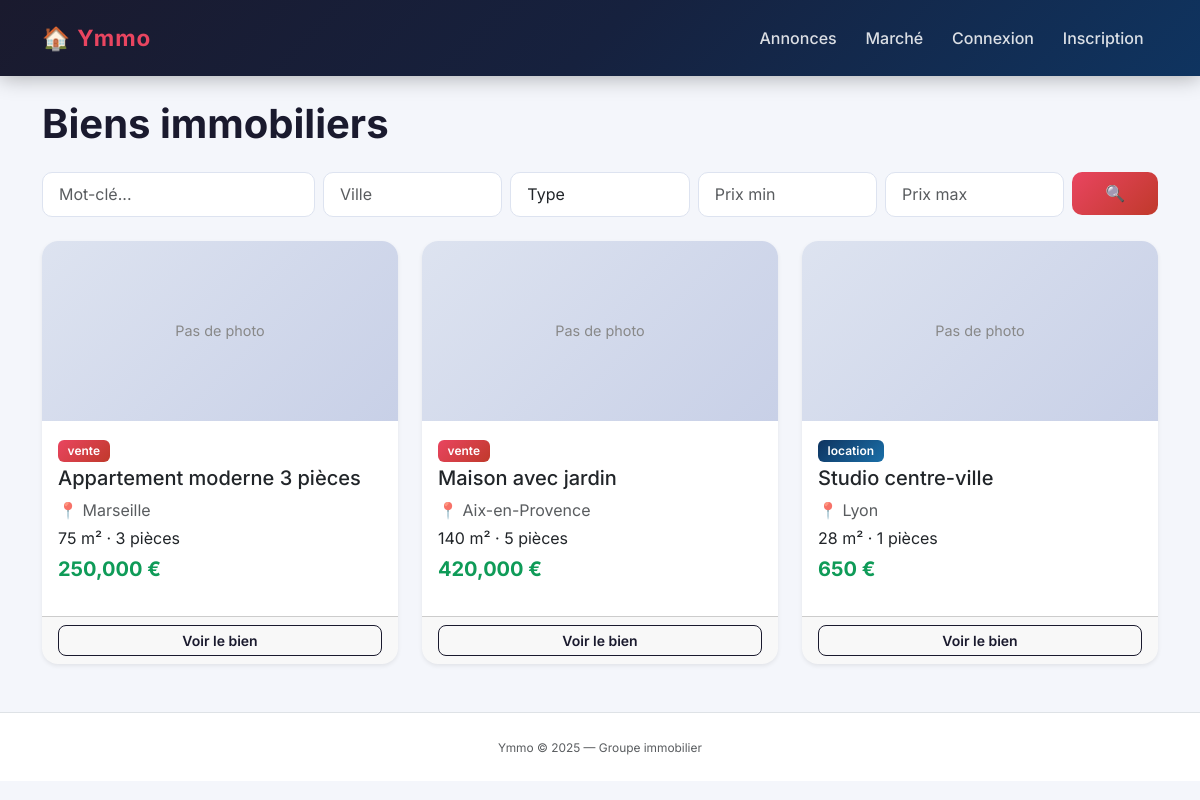
The page / on the database its author committed.
### models.py (models this page shows)
class Listing(db.Model):
    __tablename__ = 'listings'
    id = db.Column(db.Integer, primary_key=True)
    title = db.Column(db.String(200), nullable=False)
    type = db.Column(db.String(20))
    property_type = db.Column(db.String(30))
    status = db.Column(db.String(20), default='active')
    price = db.Column(db.Float, nullable=False)
    area_m2 = db.Column(db.Integer)
    rooms = db.Column(db.Integer)
    city = db.Column(db.String(100))
    address = db.Column(db.String(200))
    description = db.Column(db.Text)
    agency_id = db.Column(db.Integer, db.ForeignKey('agencies.id'))
    user_id = db.Column(db.Integer, db.ForeignKey('users.id'))
    created_at = db.Column(db.DateTime, default=datetime.utcnow)
    images = db.relationship('ListingImage', backref='listing', lazy=True, cascade='all, delete-orphan')
    contacts = db.relationship('Contact', backref='listing', lazy=True)

### routes/listings.py (the view)
@listings_bp.route('/')
def index():
    q = request.args.get('q', '')
    city = request.args.get('city', '')
    type_ = request.args.get('type', '')
    min_price = request.args.get('min_price', type=float)
    max_price = request.args.get('max_price', type=float)
    listings = Listing.query.filter_by(status='active')
    if q:
        listings = listings.filter(Listing.title.ilike(f'%{q}%'))
    if city:
        listings = listings.filter(Listing.city.ilike(f'%{city}%'))
    if type_:
        listings = listings.filter_by(type=type_)
    if min_price:
        listings = listings.filter(Listing.price >= min_price)
    if max_price:
        listings = listings.filter(Listing.price <= max_price)
    listings = listings.order_by(Listing.created_at.desc()).all()
    return render_template('index.html', listings=listings)

### templates/index.html (shortened to what this page needs)
{% extends 'base.html' %}
{% block content %}
<h1 class="mb-4">Biens immobiliers</h1>
<form class="row g-2 mb-4" method="get">
  <div class="col-md-3">
    <input class="form-control" name="q" placeholder="Mot-clé..." value="{{ request.args.get('q','') }}">
  </div>
  <div class="col-md-2">
    <input class="form-control" name="city" placeholder="Ville" value="{{ request.args.get('city','') }}">
  </div>
  <div class="col-md-2">
    <select class="form-select" name="type">
      <option value="">Type</option>
    </select>
  </div>
  <div class="col-md-2">
    <input class="form-control" name="min_price" type="number" placeholder="Prix min" value="{{ request.args.get('min_price','') }}">
  </div>
  <div class="col-md-2">
    <input class="form-control" name="max_price" type="number" placeholder="Prix max" value="{{ request.args.get('max_price','') }}">
  </div>
  <div class="col-md-1">
    <button class="btn btn-dark w-100">🔍</button>
  </div>
</form>
{% if listings %}
<div class="row row-cols-1 row-cols-md-3 g-4">
  {% for l in listings %}
  <div class="col">
    <div class="card h-100 shadow-sm">
      {% if l.images %}
        <img src="{{ l.images[0].url }}" class="card-img-top" style="height:180px;object-fit:cover" alt="">
      {% else %}
        <div class="bg-secondary text-white d-flex align-items-center justify-content-center" style="height:180px">Pas de photo</div>
      {% endif %}
      <div class="card-body">
        <span class="badge {% if l.type=='vente' %}bg-danger{% else %}bg-primary{% endif %} mb-1">{{ l.type }}</span>
        <h5 class="card-title">{{ l.title }}</h5>
        <p class="text-muted mb-1">📍 {{ l.city }}</p>
        <p class="mb-1">{{ l.area_m2 }} m² · {{ l.rooms }} pièces</p>
        <p class="fw-bold text-success fs-5">{{ "{:,.0f}".format(l.price) }} €</p>
      </div>
      <div class="card-footer">
        <a href="{{ url_for('listings.detail', id=l.id) }}" class="btn btn-outline-dark btn-sm w-100">Voir le bien</a>
      </div>
    </div>
  </div>
  {% endfor %}
</div>
{% else %}
  <p class="text-muted">Aucun bien trouvé.</p>
{% endif %}
{% endblock %}

### templates/base.html (shortened to what this page needs)
<!DOCTYPE html>
<html lang="fr">
<head>
  <link href="https://cdn.jsdelivr.net/npm/bootstrap@5.3.0/dist/css/bootstrap.min.css" rel="stylesheet">
  <link href="{{ url_for('static', filename='css/style.css') }}" rel="stylesheet">
</head>
<body>
<nav class="navbar navbar-expand-lg navbar-dark bg-dark">
  <div class="container">
    <a class="navbar-brand fw-bold" href="{{ url_for('listings.index') }}">🏠 Ymmo</a>
    <div class="collapse navbar-collapse" id="nav">
      <ul class="navbar-nav ms-auto">
        <li class="nav-item"><a class="nav-link" href="{{ url_for('listings.index') }}">Annonces</a></li>
        <li class="nav-item"><a class="nav-link" href="{{ url_for('analytics.analytics') }}">Marché</a></li>
        {% if current_user.is_authenticated %}
          <li class="nav-item"><a class="nav-link" href="{{ url_for('dashboard.dashboard') }}">Mon espace</a></li>
          {% if current_user.role in ['agent','admin'] %}
          <li class="nav-item"><a class="nav-link" href="{{ url_for('listings.new_listing') }}">+ Annonce</a></li>
          {% endif %}
          <li class="nav-item"><a class="nav-link" href="{{ url_for('auth.logout') }}">Déconnexion</a></li>
        {% else %}
          <li class="nav-item"><a class="nav-link" href="{{ url_for('auth.login') }}">Connexion</a></li>
          <li class="nav-item"><a class="nav-link" href="{{ url_for('auth.register') }}">Inscription</a></li>
        {% endif %}
      </ul>
    </div>
  </div>
</nav>
<main class="container mt-4">
  {% block content %}{% endblock %}
</main>
<footer class="text-center py-4 mt-5 text-muted border-top">
  <small>Ymmo &copy; 2025 — Groupe immobilier</small>
</footer>
</body>
</html>

### static/css/style.css (style rules this page uses)
* { box-sizing: border-box; }
body { font-family: 'Inter', sans-serif; background-color: #f4f6fb; color: #1a1a2e; }
.navbar { background: linear-gradient(135deg, #1a1a2e 0%, #16213e 50%, #0f3460 100%) !important; padding: 1rem 0; box-shadow: 0 2px 20px rgba(0,0,0,0.3); }
.navbar-brand { font-size: 1.4rem; font-weight: 700; color: #e94560 !important; letter-spacing: 1px; }
.nav-link { color: rgba(255,255,255,0.85) !important; font-weight: 500; padding: 0.4rem 0.9rem !important; border-radius: 6px; transition: all 0.2s; }
h1, h2 { font-weight: 700; color: #1a1a2e; }
.form-control, .form-select { border: 1.5px solid #dde3f0; border-radius: 10px; padding: 0.6rem 1rem; background: #fff; transition: border-color 0.2s, box-shadow 0.2s; }
.btn-dark { background: linear-gradient(135deg, #e94560, #c0392b); border: none; border-radius: 10px; font-weight: 600; padding: 0.6rem 1.2rem; transition: transform 0.15s, box-shadow 0.15s; }
.card { border: none; border-radius: 16px; box-shadow: 0 2px 12px rgba(0,0,0,0.07); transition: transform 0.2s, box-shadow 0.2s; overflow: hidden; background: #fff; }
.badge.bg-danger { background: linear-gradient(135deg, #e94560, #c0392b) !important; padding: 0.4em 0.8em; border-radius: 6px; font-weight: 600; }
.badge.bg-primary { background: linear-gradient(135deg, #0f3460, #1a6fa8) !important; padding: 0.4em 0.8em; border-radius: 6px; font-weight: 600; }
.text-success { color: #0f9b58 !important; font-weight: 700; }
.btn-outline-dark { border: 1.5px solid #1a1a2e; border-radius: 8px; font-weight: 600; color: #1a1a2e; transition: all 0.2s; }
footer { background: #fff; color: #888; font-size: 0.85rem; }
.bg-secondary.text-white { background: linear-gradient(135deg, #dde3f0, #c8d0e7) !important; color: #888 !important; font-size: 0.9rem; }

### rows shown on the page
Listing: type "vente", title "Appartement moderne 3 pièces", city "Marseille", area_m2 "75", rooms "3", price "250,000"
Listing: type "vente", title "Maison avec jardin", city "Aix-en-Provence", area_m2 "140", rooms "5", price "420,000"
Listing: type "location", title "Studio centre-ville", city "Lyon", area_m2 "28", rooms "1", price "650"
